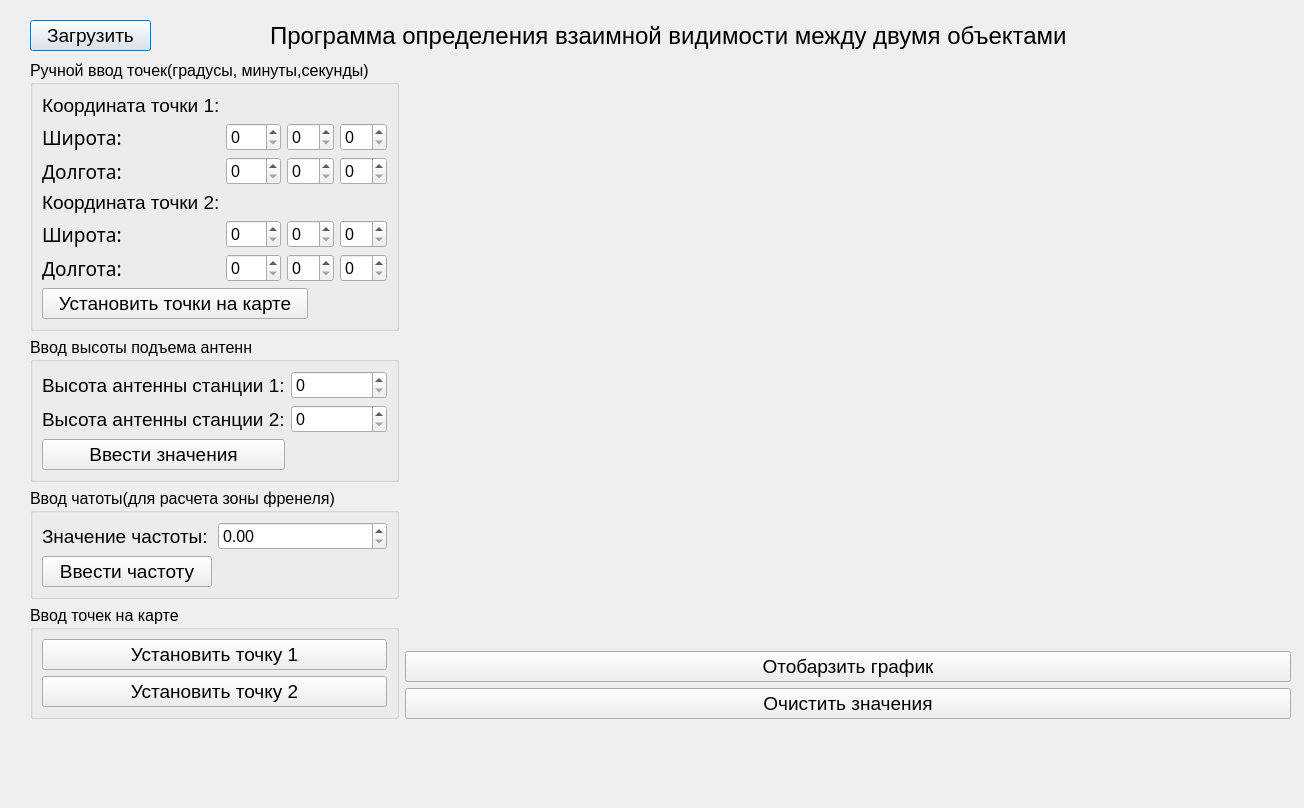
<?xml version="1.0" encoding="UTF-8"?>
<ui version="4.0">
 <class>Dialog</class>
 <widget class="QDialog" name="Dialog">
  <property name="geometry">
   <rect>
    <x>0</x>
    <y>0</y>
    <width>1304</width>
    <height>808</height>
   </rect>
  </property>
  <property name="windowTitle">
   <string>Dialog</string>
  </property>
  <widget class="QLabel" name="label_9">
   <property name="geometry">
    <rect>
     <x>270</x>
     <y>10</y>
     <width>861</width>
     <height>51</height>
    </rect>
   </property>
   <property name="font">
    <font>
     <family>Microsoft Sans Serif</family>
     <pointsize>18</pointsize>
    </font>
   </property>
   <property name="text">
    <string>Программа определения взаимной видимости между двумя объектами</string>
   </property>
  </widget>
  <widget class="QPushButton" name="pushButton_load_map">
   <property name="geometry">
    <rect>
     <x>30</x>
     <y>20</y>
     <width>121</width>
     <height>31</height>
    </rect>
   </property>
   <property name="font">
    <font>
     <family>Tahoma</family>
     <pointsize>14</pointsize>
     <italic>false</italic>
    </font>
   </property>
   <property name="text">
    <string>Загрузить</string>
   </property>
  </widget>
  <widget class="QWidget" name="">
   <property name="geometry">
    <rect>
     <x>30</x>
     <y>60</y>
     <width>1261</width>
     <height>736</height>
    </rect>
   </property>
   <layout class="QFormLayout" name="formLayout">
    <item row="0" column="0">
     <layout class="QVBoxLayout" name="verticalLayout_3">
      <item>
       <widget class="QGroupBox" name="groupBox">
        <property name="font">
         <font>
          <family>Microsoft YaHei UI</family>
          <pointsize>12</pointsize>
         </font>
        </property>
        <property name="title">
         <string>Ручной ввод точек(градусы, минуты,секунды)</string>
        </property>
        <layout class="QGridLayout" name="gridLayout_2">
         <item row="0" column="0">
          <widget class="QLabel" name="label">
           <property name="font">
            <font>
             <family>Microsoft Sans Serif</family>
             <pointsize>14</pointsize>
            </font>
           </property>
           <property name="text">
            <string>Координата точки 1:</string>
           </property>
          </widget>
         </item>
         <item row="1" column="0">
          <widget class="QLabel" name="label_5">
           <property name="font">
            <font>
             <family>Amiri Quran</family>
             <pointsize>14</pointsize>
             <italic>false</italic>
            </font>
           </property>
           <property name="text">
            <string>Широта:</string>
           </property>
          </widget>
         </item>
         <item row="1" column="1">
          <widget class="QSpinBox" name="spinBox_point1_latitude_gradus">
           <property name="maximum">
            <number>360</number>
           </property>
          </widget>
         </item>
         <item row="1" column="2" colspan="2">
          <widget class="QSpinBox" name="spinBox_point1_latitude_minutes">
           <property name="maximum">
            <number>60</number>
           </property>
          </widget>
         </item>
         <item row="1" column="4" colspan="2">
          <widget class="QSpinBox" name="spinBox_point1_latitude_seconds">
           <property name="maximum">
            <number>60</number>
           </property>
          </widget>
         </item>
         <item row="2" column="0">
          <widget class="QLabel" name="label_7">
           <property name="font">
            <font>
             <family>Amiri Quran</family>
             <pointsize>14</pointsize>
             <italic>false</italic>
            </font>
           </property>
           <property name="text">
            <string>Долгота:</string>
           </property>
          </widget>
         </item>
         <item row="2" column="1">
          <widget class="QSpinBox" name="spinBox_point1_longtitude_gradus">
           <property name="maximum">
            <number>360</number>
           </property>
          </widget>
         </item>
         <item row="2" column="2" colspan="2">
          <widget class="QSpinBox" name="spinBox_point1_longtitude_minutes">
           <property name="maximum">
            <number>60</number>
           </property>
          </widget>
         </item>
         <item row="2" column="4" colspan="2">
          <widget class="QSpinBox" name="spinBox_point1_longtitude_seconds">
           <property name="maximum">
            <number>60</number>
           </property>
          </widget>
         </item>
         <item row="3" column="0">
          <widget class="QLabel" name="label_6">
           <property name="font">
            <font>
             <family>Microsoft Sans Serif</family>
             <pointsize>14</pointsize>
            </font>
           </property>
           <property name="text">
            <string>Координата точки 2:</string>
           </property>
          </widget>
         </item>
         <item row="4" column="0">
          <widget class="QLabel" name="label_8">
           <property name="font">
            <font>
             <family>Amiri Quran</family>
             <pointsize>14</pointsize>
             <italic>false</italic>
            </font>
           </property>
           <property name="text">
            <string>Широта:</string>
           </property>
          </widget>
         </item>
         <item row="4" column="1">
          <widget class="QSpinBox" name="spinBox_point2_latitude_gradus">
           <property name="maximum">
            <number>360</number>
           </property>
          </widget>
         </item>
         <item row="4" column="2" colspan="2">
          <widget class="QSpinBox" name="spinBox_point2_latitude_minutes">
           <property name="maximum">
            <number>60</number>
           </property>
          </widget>
         </item>
         <item row="4" column="4" colspan="2">
          <widget class="QSpinBox" name="spinBox_point2_latitude_minutes_2">
           <property name="maximum">
            <number>60</number>
           </property>
          </widget>
         </item>
         <item row="5" column="0">
          <widget class="QLabel" name="label_12">
           <property name="font">
            <font>
             <family>Amiri Quran</family>
             <pointsize>14</pointsize>
             <italic>false</italic>
            </font>
           </property>
           <property name="text">
            <string>Долгота:</string>
           </property>
          </widget>
         </item>
         <item row="5" column="1">
          <widget class="QSpinBox" name="spinBox_point2_longtitude_gradus">
           <property name="maximum">
            <number>360</number>
           </property>
          </widget>
         </item>
         <item row="5" column="2" colspan="2">
          <widget class="QSpinBox" name="spinBox_point2_longtitude_minutes">
           <property name="maximum">
            <number>60</number>
           </property>
          </widget>
         </item>
         <item row="5" column="4" colspan="2">
          <widget class="QSpinBox" name="spinBox_point2_longtitude_seconds">
           <property name="maximum">
            <number>60</number>
           </property>
          </widget>
         </item>
         <item row="6" column="0" colspan="3">
          <widget class="QPushButton" name="pushButton_set_point_on_map">
           <property name="font">
            <font>
             <family>Tahoma</family>
             <pointsize>14</pointsize>
             <italic>false</italic>
            </font>
           </property>
           <property name="text">
            <string>Установить точки на карте</string>
           </property>
          </widget>
         </item>
        </layout>
       </widget>
      </item>
      <item>
       <widget class="QGroupBox" name="groupBox_2">
        <property name="font">
         <font>
          <family>Microsoft YaHei UI</family>
          <pointsize>12</pointsize>
         </font>
        </property>
        <property name="title">
         <string>Ввод высоты подъема антенн</string>
        </property>
        <layout class="QGridLayout" name="gridLayout">
         <item row="0" column="0">
          <widget class="QLabel" name="label_10">
           <property name="font">
            <font>
             <family>Microsoft Sans Serif</family>
             <pointsize>14</pointsize>
            </font>
           </property>
           <property name="text">
            <string>Высота антенны станции 1:</string>
           </property>
          </widget>
         </item>
         <item row="0" column="1">
          <widget class="QSpinBox" name="spinBox_height_of_basestation_1">
           <property name="maximum">
            <number>50</number>
           </property>
          </widget>
         </item>
         <item row="1" column="0">
          <widget class="QLabel" name="label_11">
           <property name="font">
            <font>
             <family>Microsoft Sans Serif</family>
             <pointsize>14</pointsize>
            </font>
           </property>
           <property name="text">
            <string>Высота антенны станции 2:</string>
           </property>
          </widget>
         </item>
         <item row="1" column="1">
          <widget class="QSpinBox" name="spinBox_height_of_basestation_2">
           <property name="maximum">
            <number>50</number>
           </property>
          </widget>
         </item>
         <item row="2" column="0">
          <widget class="QPushButton" name="pushButton_input_values_height_base_station">
           <property name="font">
            <font>
             <family>Tahoma</family>
             <pointsize>14</pointsize>
             <italic>false</italic>
            </font>
           </property>
           <property name="text">
            <string>Ввести значения</string>
           </property>
          </widget>
         </item>
        </layout>
       </widget>
      </item>
      <item>
       <widget class="QGroupBox" name="groupBox_4">
        <property name="font">
         <font>
          <family>Microsoft JhengHei UI</family>
          <pointsize>12</pointsize>
         </font>
        </property>
        <property name="title">
         <string>Ввод чатоты(для расчета зоны френеля)</string>
        </property>
        <layout class="QGridLayout" name="gridLayout_3">
         <item row="0" column="0">
          <widget class="QLabel" name="label_freequency">
           <property name="font">
            <font>
             <family>Microsoft Sans Serif</family>
             <pointsize>14</pointsize>
            </font>
           </property>
           <property name="text">
            <string>Значение частоты:</string>
           </property>
          </widget>
         </item>
         <item row="0" column="1">
          <widget class="QDoubleSpinBox" name="SpinBox_freequency_freenely"/>
         </item>
         <item row="1" column="0">
          <widget class="QPushButton" name="pushButton_input_freequency_zone_frenely">
           <property name="font">
            <font>
             <family>Tahoma</family>
             <pointsize>14</pointsize>
             <italic>false</italic>
            </font>
           </property>
           <property name="text">
            <string>Ввести частоту</string>
           </property>
          </widget>
         </item>
        </layout>
       </widget>
      </item>
      <item>
       <widget class="QGroupBox" name="groupBox_3">
        <property name="font">
         <font>
          <family>Microsoft YaHei UI</family>
          <pointsize>12</pointsize>
         </font>
        </property>
        <property name="title">
         <string>Ввод точек на карте</string>
        </property>
        <layout class="QVBoxLayout" name="verticalLayout">
         <item>
          <widget class="QPushButton" name="pushButton_set_map_point1">
           <property name="font">
            <font>
             <family>Tahoma</family>
             <pointsize>14</pointsize>
             <italic>false</italic>
            </font>
           </property>
           <property name="text">
            <string>Установить точку 1</string>
           </property>
          </widget>
         </item>
         <item>
          <widget class="QPushButton" name="pushButton_set_map_point2">
           <property name="font">
            <font>
             <family>Tahoma</family>
             <pointsize>14</pointsize>
             <italic>false</italic>
            </font>
           </property>
           <property name="text">
            <string>Установить точку 2</string>
           </property>
          </widget>
         </item>
        </layout>
       </widget>
      </item>
     </layout>
    </item>
    <item row="0" column="1">
     <layout class="QVBoxLayout" name="verticalLayout_4">
      <item>
       <widget class="QWidget" name="map" native="true"/>
      </item>
      <item>
       <widget class="QPushButton" name="pushButton_show_graphic">
        <property name="font">
         <font>
          <family>Tahoma</family>
          <pointsize>14</pointsize>
          <italic>false</italic>
         </font>
        </property>
        <property name="text">
         <string>Отобарзить график</string>
        </property>
       </widget>
      </item>
      <item>
       <widget class="QPushButton" name="pushButton_clean_values">
        <property name="font">
         <font>
          <family>Tahoma</family>
          <pointsize>14</pointsize>
          <italic>false</italic>
         </font>
        </property>
        <property name="text">
         <string>Очистить значения</string>
        </property>
       </widget>
      </item>
     </layout>
    </item>
   </layout>
  </widget>
 </widget>
 <resources/>
 <connections/>
</ui>
